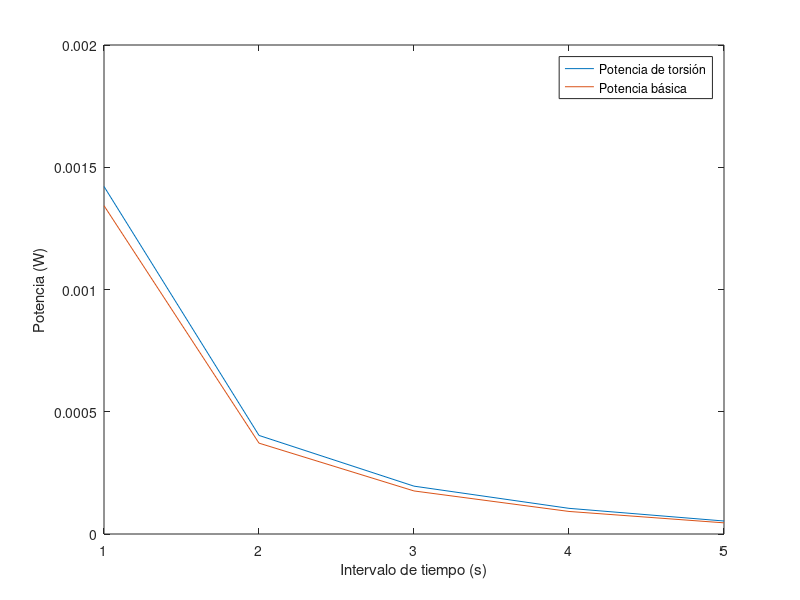

Source code (MATLAB):
% José Antonio Fernández López
% TFG - Generación de energía con una turbina eólica flotante

%% Pruebas

%% Configuración

    % Densidad del aire
       Ro = 1.225; %Kg/m^3

    % Longitud de la pala
        L = 46; %m

    % Número de segmentos en los que se divide la pala
        N = 5;
        i = 1:N;

    % Ángulo inicial de giro
        theta_1 = 2; %Grados [º]

    % Variación de Theta_i
        Delta_theta = 0.05; %Grados [º]

        %Creamos el ángulo de torsión
        theta_i = zeros(1,N);
    
            for j = 1:N
                if j < 2
                    theta_i(1) = theta_1;
                else
                    theta_i(j) = theta_i(j-1) + Delta_theta;
                end
            end
    
        theta_1 = (theta_1 * pi) / 180; %Rad
        Delta_theta = (Delta_theta * pi) / 180; %Rad
        theta_i = (theta_i .* pi) / 180; %Rad
        
    % Velocidad del viento
        u = 1:1:100; %m/s
        v = 15;
    % Densidad del material de la pala
        CFRP = 14100; %kg/m^3
        GFRP = 15000; %kg/m^3
        GFEpoxi = 17000; %kg/m^3
        dens_pala = [CFRP GFRP GFEpoxi];
    
    % Masa de la pala
        masa_pala = 5000; %Kg

%% Fórmulas para el cálculo inicial y completo de la pala de la turbina eólica.
 
  % Establecemos el buje y la punta
    Buje = 3; %m
    Punta = 0.6; %m
    L_i = L/N;

  % Se calcula la hipotenusa de borde de fuga
    H_bf = sqrt(((Buje - Punta)^2) + L^2);
  % Ahora el ángulo Phi, con el que decrece la chord line a lo largo de L
    Phi = asin( (Buje - Punta) / H_bf );
    Phi_deg = (Phi * 180) / pi;
  % Variables necesarias para el cálculo de la chord line
    altura_i = (((2*i) -1) * L) / (2*N);
    diagonal_i = (((2*i) -1) * H_bf) / (2*N);
    x_i = sqrt(diagonal_i.^2 - altura_i.^2);
   % Ya se puede obtener la línea de cuerda de cada segmento
    c_i = Buje - x_i;
    
  % Usando algunas fórmulas del desarrollo de Carlos Armenta Deu,
  % referenciado en mi trabajo.
    % Lado inicial de la pala
        c_left_i = c_i + (L_i/2) * tan(Phi);
    % Lado final de la pala
        c_right_i = c_i - (L_i/2) * tan(Phi);
    % Área de cada segmento de la pala
        S_i = ((c_left_i + c_right_i) / 2) * L_i;

    %Definición del brazo
        cateto_buje = (Buje/2) - (Punta/2);
        R_brazo = sqrt(cateto_buje.^2 + L.^2);
        brazo_i = (((2*i) -1) .* R_brazo) / (2*N);
    % Masa de cada segmento de la pala
        S_pala = sum(S_i); 
        m_i = (S_i/S_pala) * masa_pala;

    % Momento inercia del área de un trapecio
        I_area = (L_i^3).*((c_right_i.^2) + (4.*c_right_i.*c_left_i) + (c_left_i.^2)) ./ (36 .* (c_right_i + c_left_i));
        steiner_theorem = m_i .* (brazo_i.^2);

        I_eje_paralelo = I_area + steiner_theorem;

    % Momento de inercia general
        I = dens_pala(3) .* I_eje_paralelo;



    % Calculamos el tiempo, lo que tarda el viento en atravesar el
    % segmento
        intervalo_tiempo = c_i ./ u(v);
    
%% Cuando solo presenta ángulo de cabeceo
    % Fuerza del viento
        F_viento_i = (1/2) .* Ro .* S_i .* (u(v).^2);
    % Fuerza normal
        F_normal_i = F_viento_i .* sin(theta_1);
    % Momento de torsión
        torque_0 = F_normal_i .* brazo_i;
    % Torque global
        torque_global_0 = sum(torque_0);



    % Aceleración angular
        alpha_ang_0 = torque_0 ./ I;
    % Velocidad angular
        Omega_0 = alpha_ang_0 .* intervalo_tiempo;
    % Potencia de la pala
        potencia_0 = torque_global_0 * Omega_0

%% Cuando presenta ángulo de cabeceo y torsión de los segmentos

    % Fuerza normal
        F_normal_i_torsion = F_viento_i .* sin(theta_i);
    % Momento de torsión
        %Se necesita multiplicar por el seno del ángulo de torsión para
        %sacar el torque del área efectiva
        torque_1 = zeros(1,N);
      
            for j = 1:5
                if j < 2
                    torque_1(1) = F_normal_i_torsion(1) .* brazo_i(1);
                else
                       %AQUÍ TMB SE ME PRESENTA UN PROBLEMA, SE ME HACE LA
                       %MEDIDA MUY ENORME, ALGO PASA.
                    torque_1(j) = F_normal_i_torsion(j) .* brazo_i(j) .* cos(Delta_theta);
                end
            end

    % Torque global
        torque_global_1 = sum(torque_1);

    % Aceleración angular
        alpha_ang_1 = torque_1 ./ I;
    % Velocidad angular
        Omega_1 = alpha_ang_1 .* intervalo_tiempo;
    % Potencia de la pala
        potencia_1 = torque_global_1 * Omega_1


        
 %% Representaciones

    figure('Name','Potencia en cada segmento de la pala con u fija','NumberTitle','off');
        plot(i,potencia_1);
        hold on;
        plot(i,potencia_0);
        xlabel('Intervalo de tiempo (s)');
        ylabel('Potencia (W)');
        legend('Potencia de torsión','Potencia básica')


